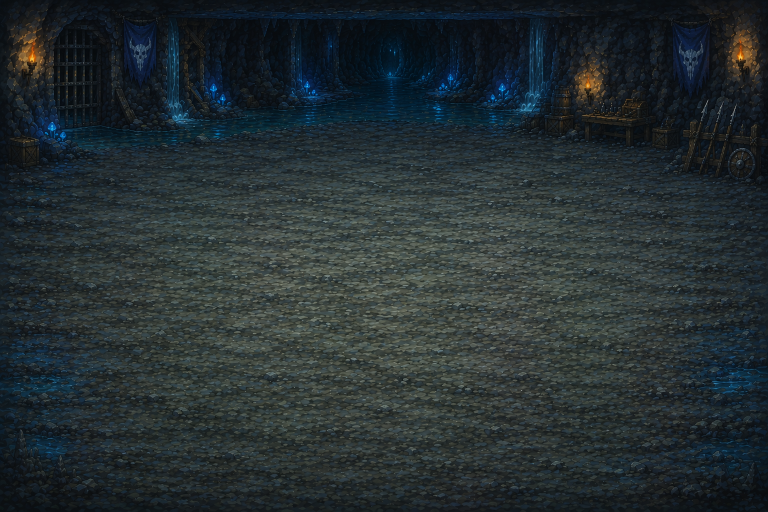
#> input picture assets/reference/bg-vault.png, 1536 x 1024 px (shown at 1/2 size); its folder holds only this picture in this run
$ python process-bg.py
#> lines starting #> are read from the running program, lines starting #| are printed output that depends on the picture
#!/usr/bin/env python3
"""Process Dara's high-res hero backgrounds into shippable battle backdrops.

Drop a full-res source in assets/reference/ named `bg-<slug>.png` and re-run; it
downscales (LANCZOS + mild sharpen) to a stage-friendly width and writes
app/assets/backgrounds/<slug>.png. The <slug> is the battle ENV_BG key (plains,
forest, warren, vault, …). Distinct from slice-backgrounds.py (which cuts the old
low-res terrain *sheet*) — these are individual high-res scenes.

    python3 app/tools/process-bg.py
"""
import glob
import os
from PIL import Image, ImageFilter

HERE = os.path.dirname(os.path.abspath(__file__))
REF = os.path.join(HERE, "..", "..", "assets", "reference")
OUT = os.path.join(HERE, "..", "assets", "backgrounds")
SHIP_W = 1024  # the battle stage maxes ~920px wide; 1024 gives a touch of retina headroom

def main():
    os.makedirs(OUT, exist_ok=True)
    srcs = sorted(glob.glob(os.path.join(REF, "bg-*.png")))
    if not srcs:
        print("no assets/reference/bg-*.png found")
        return
    for src in srcs:
        slug = os.path.basename(src)[3:-4]  # bg-<slug>.png -> <slug>
        im = Image.open(src).convert("RGB")
#> im is the input picture: PIL image 1536x1024 RGB; mean R, G, B 37.4, 46.8, 49.6
        if im.width > SHIP_W:
            h = round(im.height * SHIP_W / im.width)
#> h = 683
            im = im.resize((SHIP_W, h), Image.LANCZOS).filter(
                ImageFilter.UnsharpMask(radius=1.2, percent=70, threshold=2))
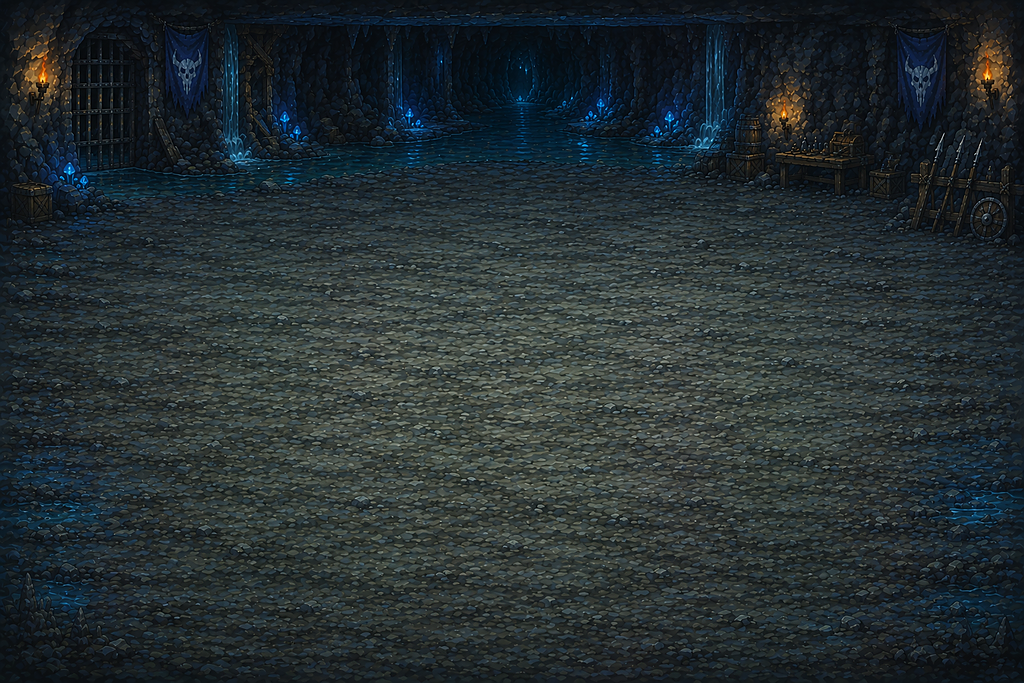
#> im: PIL image 1024x683 RGB; mean R, G, B 37.5, 46.9, 49.7
        dst = os.path.join(OUT, f"{slug}.png")
        im.save(dst, optimize=True)
        print(f"{slug}.png  <- {os.path.basename(src)}  {im.size}")
#| vault.png  <- bg-vault.png  (1024, 683)

if __name__ == "__main__":
    main()
